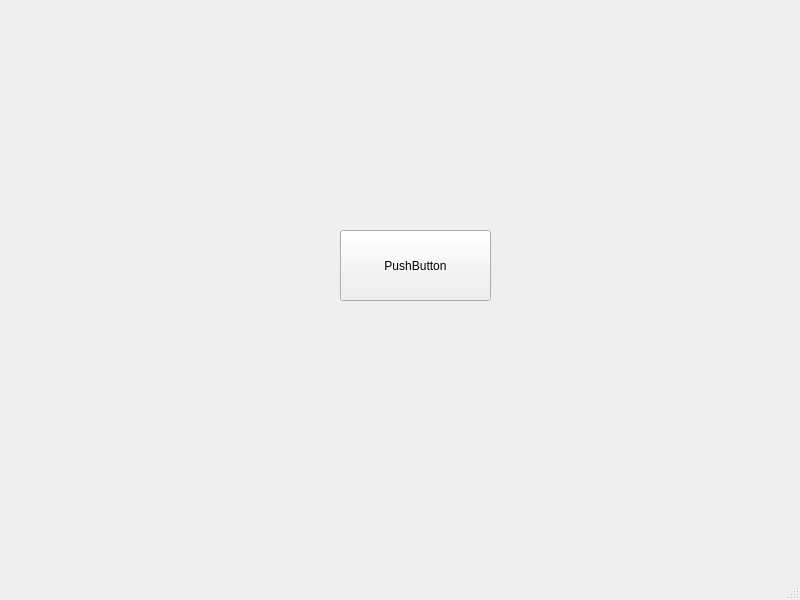
<?xml version="1.0" encoding="UTF-8"?>
<ui version="4.0">
 <class>MainWindow</class>
 <widget class="QMainWindow" name="MainWindow">
  <property name="geometry">
   <rect>
    <x>0</x>
    <y>0</y>
    <width>800</width>
    <height>600</height>
   </rect>
  </property>
  <property name="windowTitle">
   <string>MainWindow</string>
  </property>
  <widget class="QWidget" name="centralwidget">
   <widget class="QPushButton" name="pushButton">
    <property name="geometry">
     <rect>
      <x>340</x>
      <y>230</y>
      <width>151</width>
      <height>71</height>
     </rect>
    </property>
    <property name="text">
     <string>PushButton</string>
    </property>
   </widget>
  </widget>
  <widget class="QMenuBar" name="menubar">
   <property name="geometry">
    <rect>
     <x>0</x>
     <y>0</y>
     <width>800</width>
     <height>22</height>
    </rect>
   </property>
  </widget>
  <widget class="QStatusBar" name="statusbar"/>
 </widget>
 <resources/>
 <connections/>
</ui>
